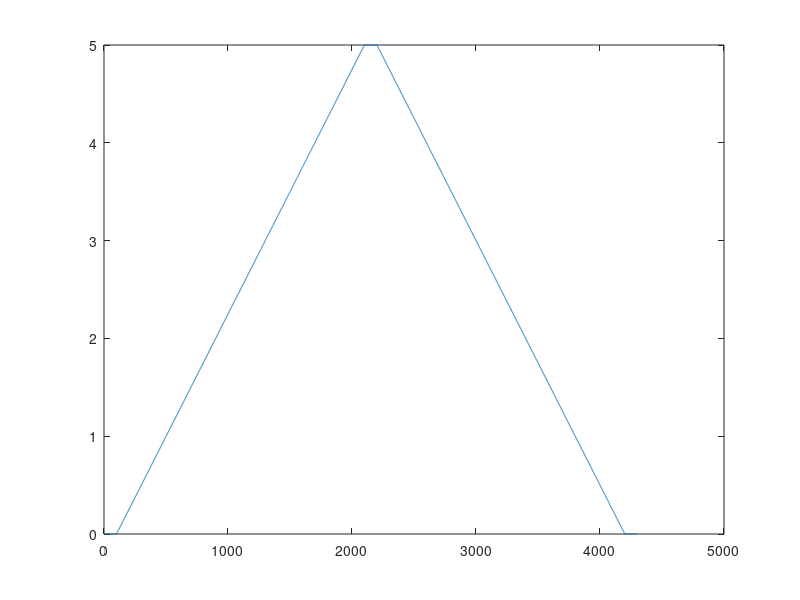
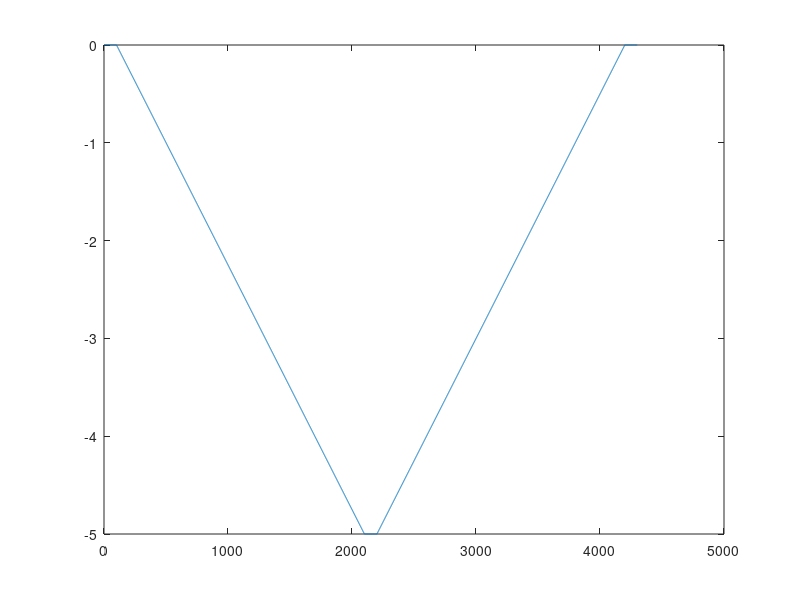
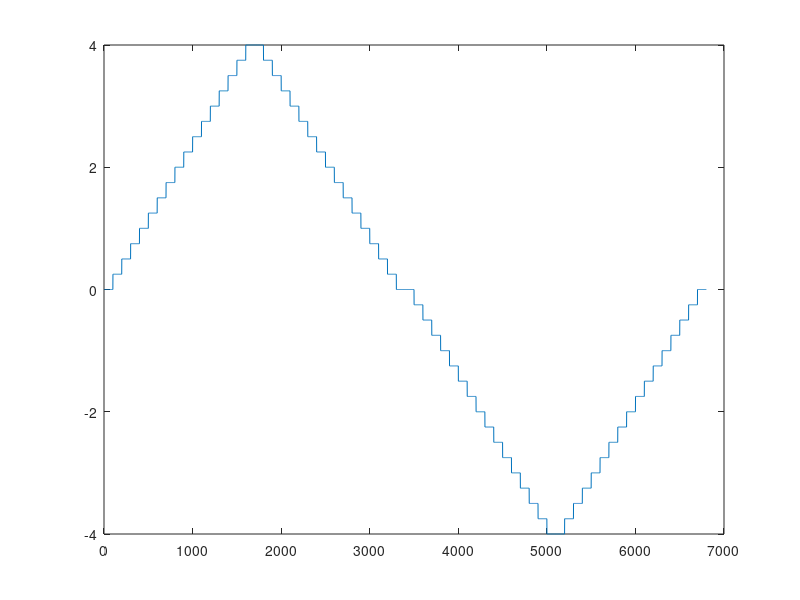
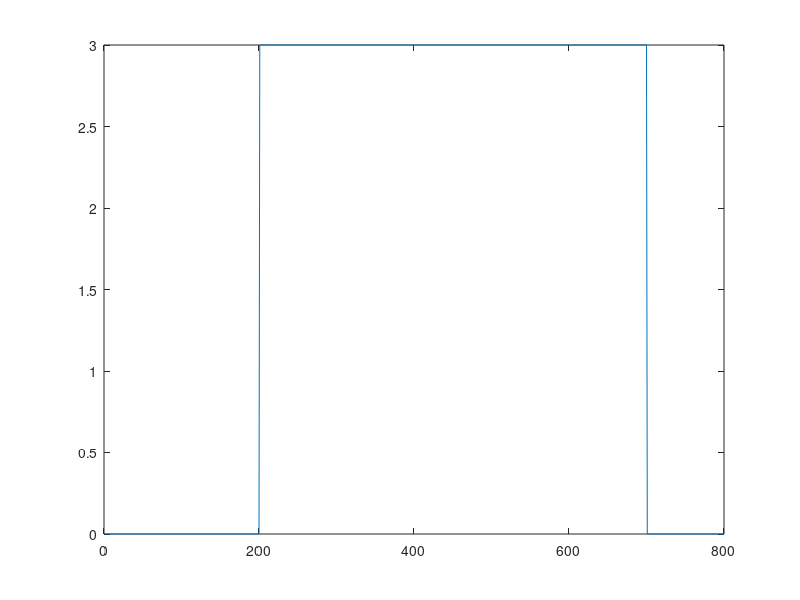

Write the MATLAB code that produced these figures, in order.
clc; clear; close all;

d = 0.01;
maxV = 5;

% Ramp up then down
figure(1);
rampUp = [0*ones(1,1/d),linspace(0,maxV,20/d),maxV*ones(1,1/d),linspace(maxV,0,20/d),0*ones(1,1/d)];
plot(rampUp);

% Ramp down then up
figure(2);
rampDown = [0*ones(1,1/d),linspace(0,-maxV,20/d),-maxV*ones(1,1/d),linspace(-maxV,0,20/d),0*ones(1,1/d)];
plot(rampDown);

% Test for deadzone
figure(3);
deadUp = [];
deadDown = [];
deadV = 4;
for k = 0:0.25:deadV
    deadUp = [deadUp, k*ones(1,1/d)];
    deadDown = [deadDown, (deadV-k)*ones(1,1/d)];
end
deadZone = [deadUp,deadDown,-deadUp,-deadDown];
plot(deadZone);

% Step up
figure(4);
stepUp = [zeros(1,2/d), 3*ones(1,5/d), zeros(1,1/d)];
plot(stepUp);

% Step down
figure(5);
stepDown = [zeros(1,2/d), -3*ones(1,5/d), zeros(1,1/d)];
plot(stepDown);

% Sin
figure(6);
V = 4; % Volts
freq = 0.5; % Hz

% sinWave = [zeros(1,0.5/d), V*sin(2*pi*freq*linspace(0,10,10/d))];
sinWave = [V*sin(2*pi*freq*linspace(0,10,10/d))];

plot(sinWave);


% Sin
figure(7);
V = 4; % Volts
freq = 1; % Hz

% sinWave = [zeros(1,0.5/d), V*sin(2*pi*freq*linspace(0,10,10/d))];
sinWave1hz = [V*sin(2*pi*freq*linspace(0,10,10/d))];

plot(sinWave1hz);

% Sin
figure(9);
V = 5; % Volts
freq = 4; % Hz

% sinWave = [zeros(1,0.5/d), V*sin(2*pi*freq*linspace(0,10,10/d))];
sinWave4hz = [V*sin(2*pi*freq*linspace(0,10,10/d))];

plot(sinWave4hz);


% Constant
figure(8);
V = 4;
constant4V = V*ones(1000,1);
plot(constant4V);

figure(10);
V = 5; % Volts
freq = 3; % Hz

% sinWave = [zeros(1,0.5/d), V*sin(2*pi*freq*linspace(0,10,10/d))];
sinWave3hz = [V*sin(2*pi*freq*linspace(0,10,10/d))];

plot(sinWave3hz);


% Sin Load
figure(11);
V = 4; % Volts
freq = 0.5; % Hz

% sinWave = [zeros(1,0.5/d), V*sin(2*pi*freq*linspace(0,10,10/d))];
sinWave_load_05hz = [V*sin(2*pi*freq*linspace(0,30,30/d))];

plot(sinWave_load_05hz);

% Chirp
figure(12);
f0 = 0;
f1 = 5;
t = 0:0.01:10;
chirp_sig = zeros(length(t)*2,1);
chirp_sig(1:1001) = 6.*chirp(t,f0,10,f1,'linear');
chirp_sig(1002:end) = 6.*chirp(t,f1,10,f0,'linear');

plot(chirp_sig);


% Positive sin wave
figure(13);
V = 3; % Volts
freq = 1; % Hz

sinWave1hzPos = 3 + [V*cos(pi + 2*pi*freq*linspace(0,10,10/d))];

plot(sinWave1hzPos);

% Negative sin wave
figure(14);
V = -3; % Volts
freq = 1; % Hz

sinWave1hzNeg = -3 - [V*cos(2*pi*freq*linspace(0,10,10/d))];

plot(sinWave1hzNeg);


% Constant
figure(15);
V = 6;
constant6V = V*ones(1000,1);
plot(constant6V);

% Sin
figure(16);
V = 3; % Volts
freq = 0.05; % Hz

% sinWave = [zeros(1,0.5/d), V*sin(2*pi*freq*linspace(0,10,10/d))];
sinWave_005 = [V*sin(2*pi*freq*linspace(0,20,20/d))];

plot(sinWave_005);


close all;
%% Save files
save('deadZone.mat','deadZone');
save('rampDown.mat','rampDown');
save('rampUp.mat','rampUp');
save('stepDown.mat','stepDown');
save('stepUp.mat','stepUp');
save('sinWave.mat','sinWave');
save('sinWave1hz.mat','sinWave1hz');
save('constant4V.mat','constant4V');
save('sinWave4hz.mat','sinWave4hz');
save('sinWave3hz.mat','sinWave3hz');
save('chirp_sig.mat','chirp_sig');
save('sinWave_load_05hz.mat','sinWave_load_05hz');
save('sinWave1hzPos.mat','sinWave1hzPos');
save('sinWave1hzNeg.mat','sinWave1hzNeg');
save('constant6V.mat','constant6V');
save('sinWave_005.mat','sinWave_005');


